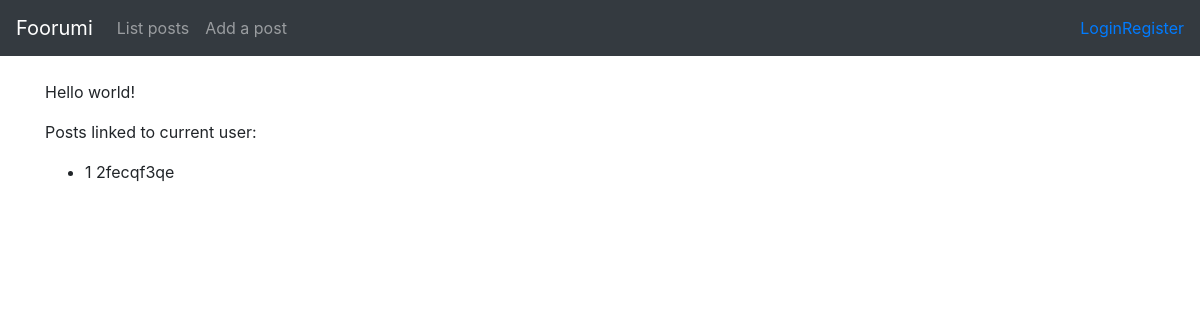
Before: / with the older database file.
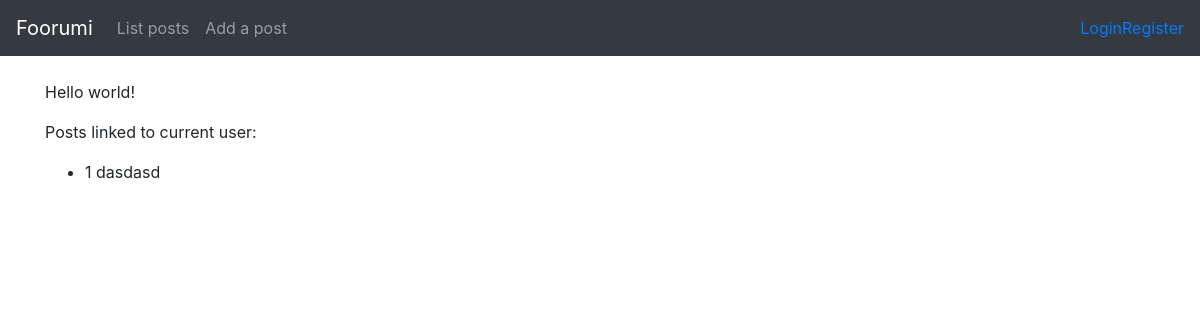
After: the same page with the newer database file.
### application/article/models.py (models this page shows, shortened)
class Article(Base):
    id = db.Column(db.Integer, primary_key=True)
    date_created = db.Column(db.DateTime, default=db.func.current_timestamp())
    date_modified = db.Column(db.DateTime, default=db.func.current_timestamp(), onupdate=db.func.current_timestamp())
    postname = db.Column(db.String(144), nullable=False)
    active = db.Column(db.Boolean, nullable=False)
    text = db.Column(db.String(2000), nullable=False)
    account_id = db.Column(db.Integer, db.ForeignKey('account.id'),
                            nullable=False)

### application/views.py (the view)
@app.route('/')
def index():
    return render_template("index.html", linked_posts=User.find_linked_active_posts())

### application/auth/models.py (called while the page is built)
    @staticmethod
    def find_linked_active_posts():
        stmt = text("SELECT Account.id, Article.postname FROM Account"
                    " JOIN Article ON Article.account_id = Account.id"
                    " GROUP BY Account.id")
        res = db.engine.execute(stmt)
        response = []
        for row in res:
            response.append({"id":row[0], "postname":row[1]})
        return response

### application/templates/index.html
{% extends "layout.html" %}
{% block body %}
<p>
  Hello world!
</p>
{% if linked_posts is defined %}
<p>
  Posts linked to current user:
</p>
<ul>
  {% for user in linked_posts %}
  <li>
    {{user.id}} {{user.postname}}
  </li>
  {% endfor %}
</ul>
{% endif %}
{% endblock %}

### application/templates/layout.html (shortened to what this page needs)
<!DOCTYPE html>
<html>
  <head>
	<link rel="stylesheet" href="https://maxcdn.bootstrapcdn.com/bootstrap/4.0.0/css/bootstrap.min.css">
  </head>
  <body>
    <nav class="navbar navbar-expand-md navbar-dark bg-dark mb-4">
	<a class="navbar-brand" href="{{ url_for('index') }}">Foorumi</a>
	<div class="collapse navbar-collapse" id="navbarCollapse">
          <ul class="navbar-nav mr-auto">
            <li class="nav-item">
              <a class="nav-link" href="{{ url_for('article_index') }} ">List posts</a>
            </li>
            <li class="nav-item">
              <a class="nav-link" href="{{ url_for('article_form') }} ">Add a post</a>
            </li>
          </ul>
	<div class="form-inline mt-2 mt-md-0">
	{% if current_user.is_authenticated %}
	<a href="{{ url_for('auth_logout') }}">Hello {{ current_user.name }} -- Logout</a>
	<a href="{{ url_for('groups_form') }}">Create a group</a>
	<a href="{{ url_for('groups_list') }}">Join a group</a>
	  {% else %}
	<a href="{{ url_for('auth_login') }}">Login</a>
	<a href="{{ url_for('auth_form') }}">Register</a>
	  {% endif %}
          </div>
		</div>
      </nav>
    <main role="main" class="container">
    {% block body %}{% endblock %}
  </body>
</html>

Changed rows visible on the page:
removed Article: id "1", postname "2fecqf3qe"
added Article: id "1", postname "dasdasd"
